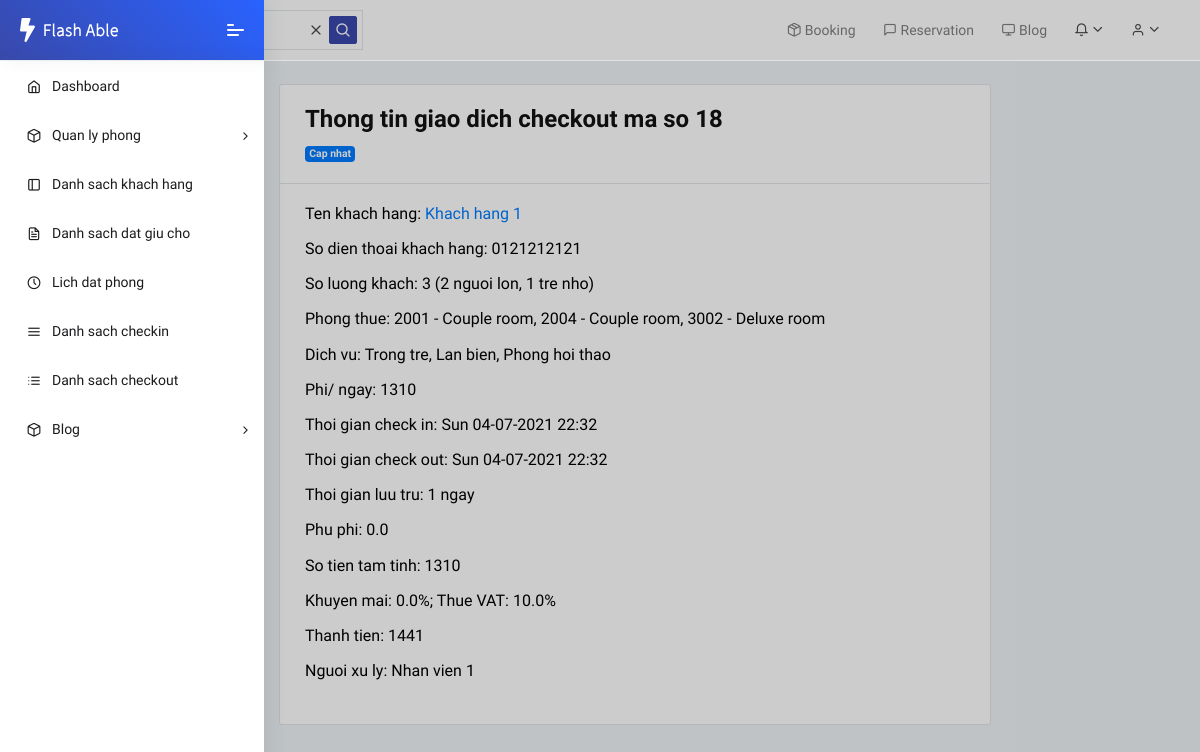
Page /booking/18/checkout/detail (signed in) on the committed database.
### booking/models.py (models this page shows, shortened)
class CheckOut(models.Model):
    PAYMENT_TYPE = (
        ('Tien mat', 'Tien mat'),
        ('Chuyen khoan', 'Chuyen khoan'),
        ('The thanh toan', 'The thanh toan'),
    )
    id = models.CharField(max_length=50, primary_key=True, blank=True, editable=False)
    checkin = models.OneToOneField(CheckIn, on_delete=models.CASCADE)
    checkout_time = models.DateTimeField(auto_now_add=True, verbose_name='Thoi gian check out')
    stay_duration = models.DurationField(null=True, editable=False, verbose_name='Thoi gian luu tru')
    total_amount = models.PositiveSmallIntegerField(default=0, editable=False, verbose_name='Tong chi phi')
    pay_amount = models.PositiveSmallIntegerField(default=0, editable=False, verbose_name='Thanh tien')
    extra_fee = models.FloatField('Phu phi', default=0)
    discount = models.FloatField('Khuyen mai', default=0)
    vat = models.FloatField("VAT", default=10)
    payment_type = models.CharField('Hinh thuc thanh toan', choices=PAYMENT_TYPE, max_length=20, default='Tien mat')
    checkout_by = models.ForeignKey(User, on_delete=models.SET_NULL, null=True, verbose_name="Nguoi thanh toan")
    class Meta:
        ordering = ['checkout_time']

class CheckIn(models.Model):
    id = models.CharField(max_length=50, primary_key=True, blank=True, editable=False)
    booking = models.OneToOneField(Booking, on_delete=models.CASCADE, null=True)
    rooms = models.ManyToManyField(Room, verbose_name='Phong thue')
    services = models.ManyToManyField(Service, verbose_name='Dich vu')
    departure_date_time = models.DateTimeField(default=timezone.now, verbose_name='Ngay du tra phong')
    user = models.ForeignKey(User, on_delete=models.SET_NULL, null=True, verbose_name='Nguoi checkin')
    checkin_time = models.DateTimeField(auto_now_add=True, verbose_name='Thoi gian check in')
    initial_amount = models.PositiveSmallIntegerField(default=0, editable=False, verbose_name='Tien/ngay')
    updated_at = models.DateTimeField(auto_now=True, verbose_name='cap nhat luc')
    class Meta:
        ordering = ['-checkin_time']

class Booking(models.Model):
    booking_type = models.ForeignKey(BookingType, on_delete=models.SET_NULL, null=True)
    customer = models.ForeignKey(Customer, on_delete=models.CASCADE)
    user = models.ForeignKey(User, on_delete=models.SET_NULL, null=True, verbose_name='Nguoi thuc hien')
    no_of_adults = models.PositiveSmallIntegerField(default=1, verbose_name='So nguoi lon')
    no_of_children = models.PositiveSmallIntegerField(default=0, verbose_name='So tre em')
    booking_date_time = models.DateTimeField(default=timezone.now, verbose_name='Ngay dat phong')
    arrival_date_time = models.DateTimeField(default=timezone.now, verbose_name='Ngay den')
    departure_date_time = models.DateTimeField(default=timezone.now, verbose_name='Ngay du kien di')
    description = models.CharField("Yeu cau cua khach hang", max_length=3000, null=True, blank=True)
    updated_at = models.DateTimeField(auto_now=True, verbose_name='cap nhat luc')
    canceled = models.BooleanField(default=False, verbose_name='Huy dat truoc', blank=True, null=True)
    class Meta:
        ordering = ['arrival_date_time', 'booking_date_time']
    def total_guest(self):
        return self.no_of_adults + self.no_of_children

class Service(models.Model):
    service_type = models.CharField('Dich vu', max_length=50)
    service_price = models.FloatField('Gia', default=0)
    class Meta:
        ordering = ['service_price', 'service_type']
    def __str__(self):
        return self.service_type

### customer/models.py (models this page shows, shortened)
class Customer(models.Model):
    customer_name = models.CharField("Ten khach hang", max_length=100)
    customer_dob = models.DateTimeField("Ngay sinh", default=timezone.now)
    customer_adress = models.CharField('Dia chi', max_length=400, blank=True, null=True)
    phone_regex = RegexValidator(regex=r'^\+?\d{8,11}$', message="Nhap so dien thoai theo dinh dang: 0123456789")
    customer_phone = models.CharField('So dien thoai', validators=[phone_regex], max_length=13, blank=True)
    customer_email = models.EmailField("Email")
    create_at = models.DateTimeField(auto_now_add=True, verbose_name='Ngay tao')
    class Meta:
        ordering = ['customer_name']

### room/models.py (models this page shows, shortened)
class Room(models.Model):
    room_number = models.CharField('So phong', primary_key=True, max_length=30, error_messages={'unique':"Phong da ton tai"})
    room_type = models.ForeignKey(RoomType, on_delete=models.SET_NULL, null=True, verbose_name="Loai phong")
    maintenance = models.BooleanField(default=False, verbose_name='Bao tri')
    availability = models.BooleanField(default=True, verbose_name='Co the su dung')
    class Meta:
        permissions = (("can_mark_returned", "Set book as returned"),)
    def __str__(self):
        return f'{self.room_number} - {self.room_type}'

class RoomType(models.Model):
    type = models.CharField('Loai phong', max_length=50, unique=True, error_messages={'unique':"Loai phong da ton tai"})
    facility = models.ManyToManyField(Facility, verbose_name='Co so vat chat')
    description = models.CharField('Mo ta', max_length=1000, null=True, blank=True)
    price = models.FloatField('Gia phong')
    class Meta:
        ordering = ['price']
    def __str__(self):
        return self.type

### booking/views.py (the view)
# urls.py: path('<int:pk>/checkout/detail', views.CheckoutDetailView.as_view(), name='checkout_detail'),
class CheckoutDetailView(LoginRequiredMixin, PermissionRequiredMixin, DetailView):
    permission_required = 'booking.view_checkout'
    model = CheckOut
    template_name = 'checkout_detail.html'

### booking/templates/checkout_detail.html (shortened to what this page needs)
{% extends "base.html" %}
{% block content %}
    <div class="row">
        <div class="col-sm-8 mx-auto">
            <div class="card">
                <div class="card-header">
                    <h3>Thong tin giao dich checkout ma so {{ checkout.id }}</h3>
                    {% if perms.booking.change_checkout %}<a class="badge badge-primary" href="{% url 'checkout_update' checkout.id %}">Cap nhat</a>{% endif %}
                </div>
                <div class="card-body h5">
                    <p>Ten khach hang: <a href="{% if perms.customer.view_customer %}{% url 'customer_detail' checkout.checkin.booking.customer.id %}{% endif %}">{{ checkout.checkin.booking.customer.customer_name }}</a></p>
                    <p>So dien thoai khach hang: {{ checkout.checkin.booking.customer.customer_phone }}</p>
                    <p>So luong khach: {{ checkout.checkin.booking.total_guest }} ({{ checkout.checkin.booking.no_of_adults }} nguoi lon, {{ checkout.checkin.booking.no_of_children }} tre nho)</p>
                    <p>Phong thue: {{ checkout.checkin.rooms.all|join:', ' }}</p>
                    <p>Dich vu: {{ checkout.checkin.services.all|join:', ' }}</p>
                    <p>Phi/ ngay: {{ checkout.checkin.initial_amount }}</p>
                    <p>Thoi gian check in: {{ checkout.checkin.checkin_time|date:"D d-m-Y G:i" }}</p>
                    <p>Thoi gian check out: {{ checkout.checkout_time|date:"D d-m-Y G:i" }}</p>
                    <p>Thoi gian luu tru: {{ checkout.stay_duration.days }} ngay</p>
                    <p>Phu phi: {{ checkout.extra_fee }}</p>
                    <p>So tien tam tinh: {{ checkout.total_amount }}</p>
                    <p>Khuyen mai: {{ checkout.discount }}%; Thue VAT: {{ checkout.vat }}%</p>
                    <p>Thanh tien: {{ checkout.pay_amount }}</p>
                    <p>Nguoi xu ly: {% if checkout.checkout_by.get_full_name %}{{ checkout.checkout_by.get_full_name }}{% else %}{{ checkout.checkout_by }}{% endif %}</p>
                </div>
            </div>
        </div>
    </div>
{% endblock %}

### templates/base.html (style rules this page uses)
.pcoded-main-container p { color:black; font-size: 1rem; }

### rows in the picture
CheckOut: id "18", checkin.booking.customer.customer_name "Khach hang 1", checkin.booking.customer.customer_phone "0121212121", checkin.booking.total_guest "3", checkin.booking.no_of_adults "2", checkin.booking.no_of_children "1", checkin.rooms.all "2001 - Couple room, 2004 - Couple room, 3002 - Deluxe room", checkin.services.all "Trong tre, Lan bien, Phong hoi thao", checkin.initial_amount "1310", checkin.checkin_time "Sun 04-07-2021 22:32", checkout_time "Sun 04-07-2021 22:32", stay_duration.days "1", extra_fee "0.0", total_amount "1310", discount "0.0", vat "10.0", pay_amount "1441", checkout_by.get_full_name "Nhan vien 1"
